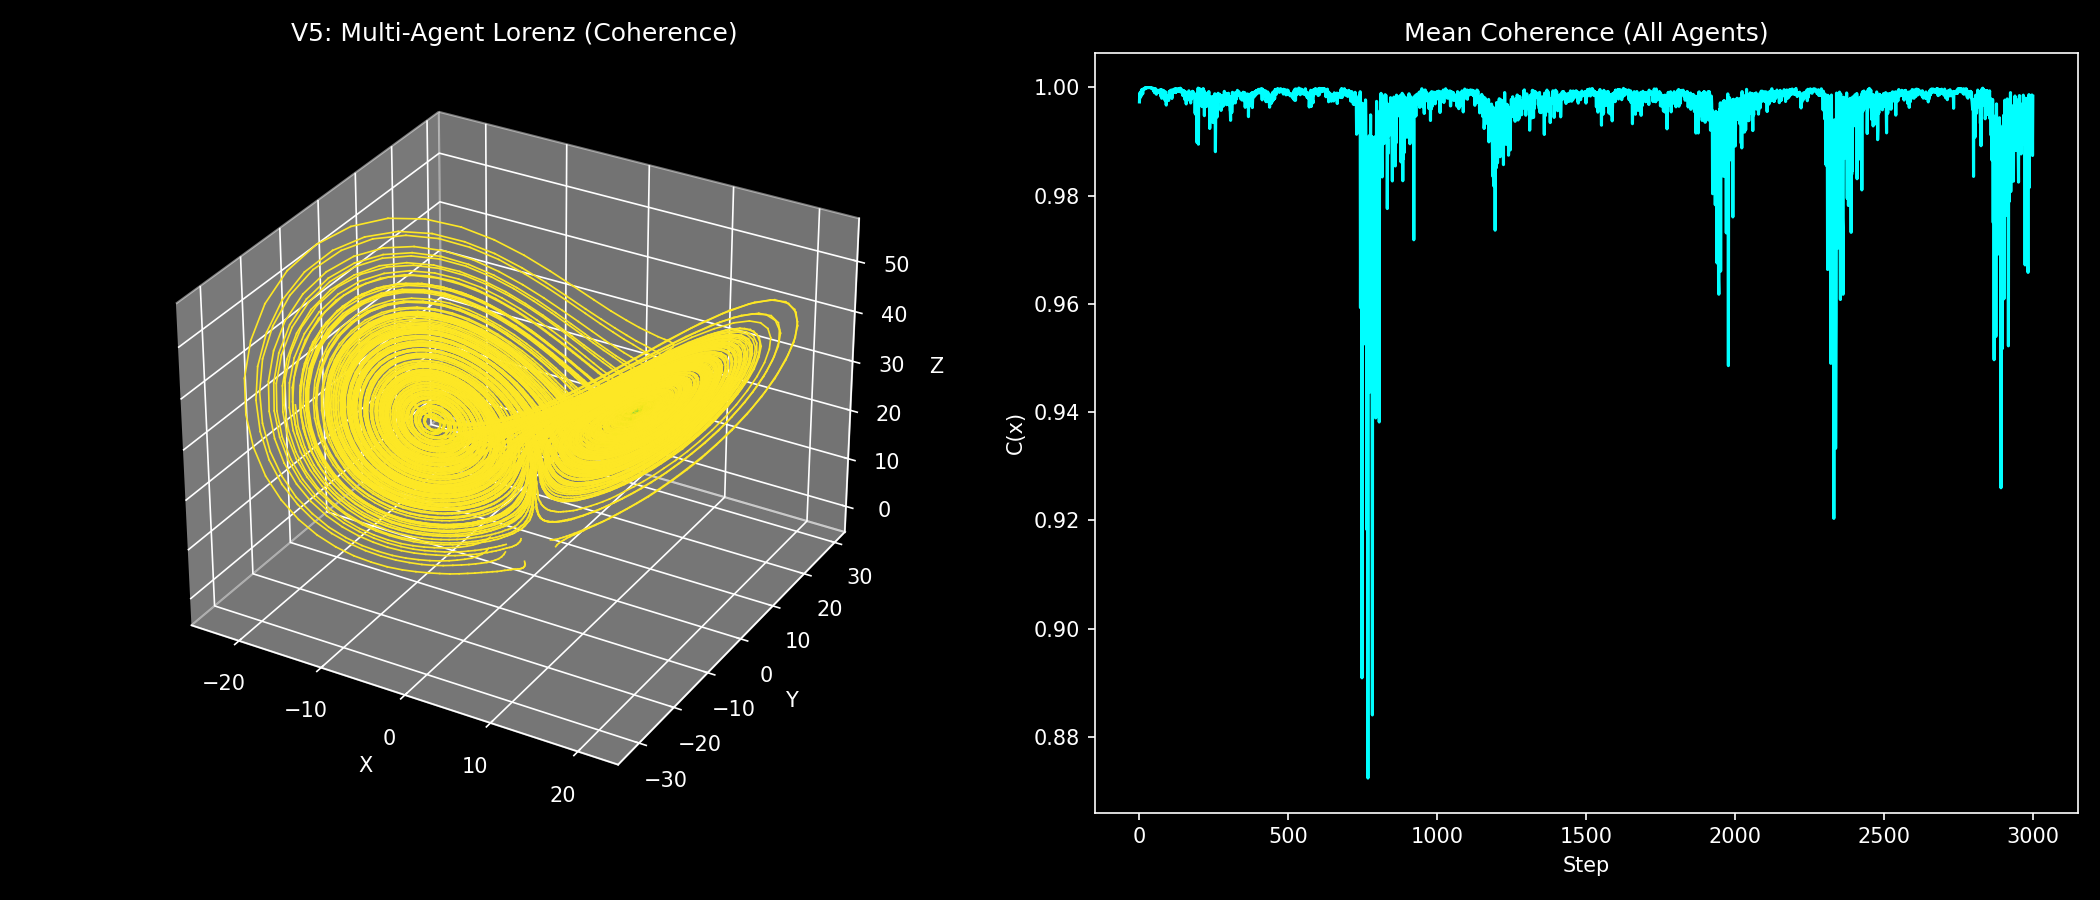

Write the Python code that produced this figure.
import numpy as np
import matplotlib.pyplot as plt

plt.style.use("dark_background")

# ============================
# 1. Lorenz System
# ============================

sigma = 10.0
rho = 28.0
beta = 8.0 / 3.0

def lorenz(x):
    dx = sigma * (x[1] - x[0])
    dy = x[0] * (rho - x[2]) - x[1]
    dz = x[0] * x[1] - beta * x[2]
    return np.array([dx, dy, dz])


# ============================
# 2. Simulation parameters
# ============================

dt = 0.01
steps = 3000
noise_strength = 2.0

n_agents = 8  # 🔥 number of trajectories

# random initial states
agents = [np.random.randn(3) * 2 for _ in range(n_agents)]

trajectories = [[] for _ in range(n_agents)]
coherences = [[] for _ in range(n_agents)]


# ============================
# 3. Simulation loop
# ============================

for _ in range(steps):

    for i in range(n_agents):

        x = agents[i]

        dx = lorenz(x)
        noise = noise_strength * np.random.randn(3)
        dx_obs = dx + noise

        # coherence
        dx_field = lorenz(x)
        num = np.dot(dx_obs, dx_field)
        denom = np.linalg.norm(dx_obs) * np.linalg.norm(dx_field) + 1e-8
        c = num / denom

        # update
        x = x + dt * dx_obs

        agents[i] = x
        trajectories[i].append(x.copy())
        coherences[i].append(c)


# convert
trajectories = [np.array(traj) for traj in trajectories]
coherences = [np.array(c) for c in coherences]


# ============================
# 4. Visualization
# ============================

fig = plt.figure(figsize=(14, 6))

# --- Multi-agent trajectories ---
ax = fig.add_subplot(121, projection='3d')

for i in range(n_agents):
    traj = trajectories[i]
    coh = coherences[i]

    for j in range(len(traj) - 1):
        color = plt.cm.viridis((coh[j] + 1) / 2)
        ax.plot(
            traj[j:j+2, 0],
            traj[j:j+2, 1],
            traj[j:j+2, 2],
            color=color,
            linewidth=0.8
        )

ax.set_title("V5: Multi-Agent Lorenz (Coherence)")
ax.set_xlabel("X")
ax.set_ylabel("Y")
ax.set_zlabel("Z")


# --- Mean coherence over agents ---
ax2 = fig.add_subplot(122)

mean_coherence = np.mean(np.array(coherences), axis=0)
ax2.plot(mean_coherence, color="cyan")

ax2.set_title("Mean Coherence (All Agents)")
ax2.set_xlabel("Step")
ax2.set_ylabel("C(x)")


plt.tight_layout()
plt.savefig("APPLICATIONS/core_demos/lorenz_nexah_v5_multi_agent.png", dpi=150)
plt.show()


# ============================
# 5. Output
# ============================

print("Agents:", n_agents)
print("Mean coherence:", np.mean(mean_coherence))
print("Min coherence:", np.min(mean_coherence))
